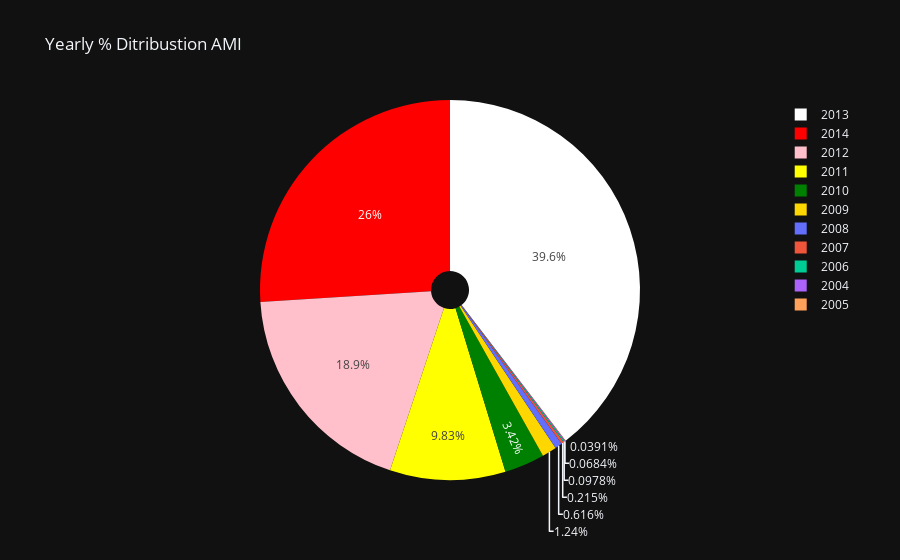

Write notebook code for a chart like this one.
### Code cell
date = data['year'].value_counts()
color = ['white', 'red', 'pink','yellow', 'green','gold']

fig = go.Pie(labels=date.index, values=date.values,
            marker=dict(colors=color), name="Data Pie-chart", hole=.1)
layout = go.Layout(title = "Yearly % Ditribustion AMI",
                  template = 'plotly_dark')
fig = go.Figure(data=[fig], layout=layout)
fig.show()

### Figure 1 — Plotly figure (JSON) as saved in the notebook; plotly's stock layout.template omitted (floating-point values rounded to 4 significant figures)
{"data": [{"hole": 0.1, "labels": [2013, 2014, 2012, 2011, 2010, 2009, 2008, 2007, 2006, 2004, 2005], "marker": {"colors": ["white", "red", "pink", "yellow", "green", "gold"]}, "name": "Data Pie-chart", "type": "pie", "values": [4048, 2659, 1932, 1005, 350, 127, 63, 22, 10, 7, 4]}], "layout": {"title": {"text": "Yearly % Ditribustion AMI"}}}
